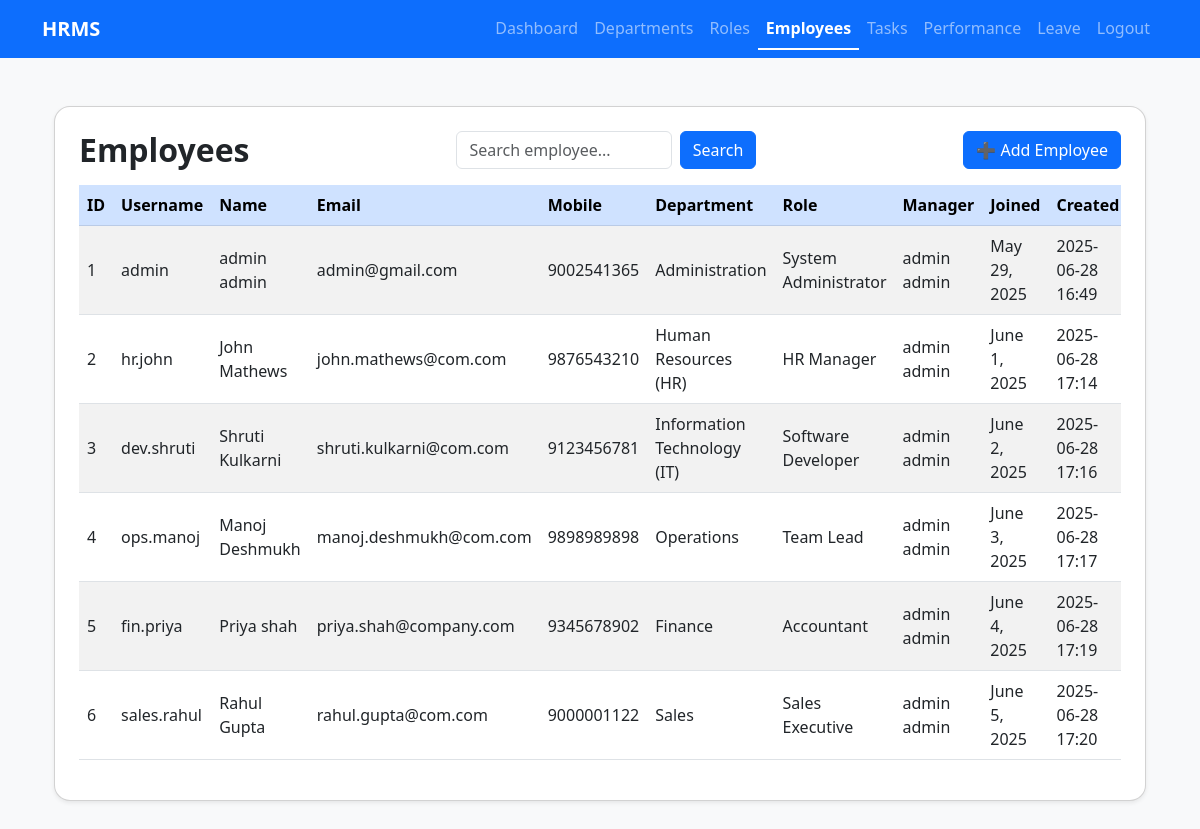
The page /departments/employees/ (signed in) on the database its author committed.
### departments/models.py (models this page shows, shortened)
class CustomUser(AbstractUser):
    employee_id = models.AutoField(primary_key=True)
    mobile = models.CharField(max_length=100)
    dept = models.ForeignKey(Department, on_delete=models.SET_NULL, null=True, blank=True)
    role = models.ForeignKey(Role, on_delete=models.SET_NULL, null=True, blank=True)
    reporting_manager = models.ForeignKey(
        'self',
        on_delete=models.SET_NULL,
        null=True,
        blank=True,
        related_name='subordinates'
    )
    date_of_joining = models.DateField(null=True, blank=True)
    created_at = models.DateTimeField(auto_now_add=True)
    updated_at = models.DateTimeField(auto_now=True)
    REQUIRED_FIELDS = ['email', 'first_name', 'last_name']

class Department(models.Model):
    dept_id = models.AutoField(primary_key=True)
    dept_name = models.CharField(max_length=100, unique=True)
    description = models.CharField(max_length=300, blank=True, null=True)
    created_at = models.DateTimeField(auto_now_add=True)
    updated_at = models.DateTimeField(auto_now=True)
    status = models.BooleanField(default=True)

class Role(models.Model):
    role_id = models.AutoField(primary_key=True)
    role_name = models.CharField(max_length=100, unique=True)
    description = models.CharField(max_length=200, blank=True, null=True)
    created_at = models.DateTimeField(auto_now_add=True)
    updated_at = models.DateTimeField(auto_now=True)

### departments/views.py (the view)
# urls.py: path('employees/', views.employee_list, name='employee_list'),
@login_required
@user_passes_test(admin_check)
def employee_list(request):
    query = request.GET.get('q')
    if query:
        employees = CustomUser.objects.filter(
            models.Q(first_name__icontains=query) |
            models.Q(last_name__icontains=query) |
            models.Q(username__icontains=query) |
            models.Q(email__icontains=query)
        )
    else:
        employees = CustomUser.objects.all()
    return render(request, 'departments/employee_list.html', {'employees': employees, 'query': query})

### departments/views.py (called while the page is built)
def admin_check(user):
    return user.is_authenticated and user.is_superuser

### templates/departments/employee_list.html (shortened to what this page needs)
{% extends 'departments/base.html' %}
{% block content %}
<div class="container my-5">
    <div class="card shadow-sm rounded-4 p-4">
        <div class="d-flex justify-content-between align-items-center mb-3">
            <h2 class="fw-bold mb-0">Employees</h2>
            <form method="GET" class="d-flex" style="max-width: 300px;">
                <input type="text" name="q" class="form-control me-2" placeholder="Search employee..." value="{{ query|default:'' }}">
                <button type="submit" class="btn btn-primary">Search</button>
            </form>
            <a href="{% url 'employee_add' %}" class="btn btn-primary">
                ➕ Add Employee
            </a>
        </div>
        <div class="table-responsive">
            <table class="table table-hover table-striped align-middle">
                <thead class="table-primary">
                    <tr>
                        <th>ID</th>
                        <th>Username</th>
                        <th>Name</th>
                        <th>Email</th>
                        <th>Mobile</th>
                        <th>Department</th>
                        <th>Role</th>
                        <th>Manager</th>
                        <th>Joined</th>
                        <th>Created</th>
                    </tr>
                </thead>
                <tbody>
                    {% for emp in employees %}
                    <tr>
                        <td>{{ emp.employee_id }}</td>
                        <td>{{ emp.username }}</td>
                        <td>{{ emp.first_name }} {{ emp.last_name }}</td>
                        <td>{{ emp.email }}</td>
                        <td>{{ emp.mobile }}</td>
                        <td>{{ emp.dept.dept_name }}</td>
                        <td>{{ emp.role.role_name }}</td>
                        <td>
                            {% if emp.reporting_manager %}
                                {{ emp.reporting_manager.first_name }} {{ emp.reporting_manager.last_name }}
                            {% else %}
                                -
                            {% endif %}
                        </td>
                        <td>{{ emp.date_of_joining }}</td>
                        <td>{{ emp.created_at|date:"Y-m-d H:i" }}</td>
                    </tr>
                    {% empty %}
                    <tr>
                        <td colspan="10" class="text-center text-muted">No employees found.</td>
                    </tr>
                    {% endfor %}
                </tbody>
            </table>
        </div>
    </div>
</div>
{% endblock %}

### templates/departments/base.html (style rules this page uses)
body { background-color: #f8f9fa; }

### rows shown on the page
CustomUser: employee_id "1", username "admin", first_name "admin", last_name "admin", email "admin@gmail.com", mobile "9002541365", dept.dept_name "Administration", role.role_name "System Administrator", reporting_manager.first_name "admin", reporting_manager.last_name "admin", date_of_joining "May 29, 2025", created_at "2025-06-28 16:49"
CustomUser: employee_id "2", username "hr.john", first_name "John", last_name "Mathews", email "john.mathews@com.com", mobile "9876543210", dept.dept_name "Human Resources (HR)", role.role_name "HR Manager", reporting_manager.first_name "admin", reporting_manager.last_name "admin", date_of_joining "June 1, 2025", created_at "2025-06-28 17:14"
CustomUser: employee_id "3", username "dev.shruti", first_name "Shruti", last_name "Kulkarni", email "shruti.kulkarni@com.com", mobile "9123456781", dept.dept_name "Information Technology (IT)", role.role_name "Software Developer", reporting_manager.first_name "admin", reporting_manager.last_name "admin", date_of_joining "June 2, 2025", created_at "2025-06-28 17:16"
CustomUser: employee_id "4", username "ops.manoj", first_name "Manoj", last_name "Deshmukh", email "manoj.deshmukh@com.com", mobile "9898989898", dept.dept_name "Operations", role.role_name "Team Lead", reporting_manager.first_name "admin", reporting_manager.last_name "admin", date_of_joining "June 3, 2025", created_at "2025-06-28 17:17"
CustomUser: employee_id "5", username "fin.priya", first_name "Priya", last_name "shah", email "priya.shah@company.com", mobile "9345678902", dept.dept_name "Finance", role.role_name "Accountant", reporting_manager.first_name "admin", reporting_manager.last_name "admin", date_of_joining "June 4, 2025", created_at "2025-06-28 17:19"
CustomUser: employee_id "6", username "sales.rahul", first_name "Rahul", last_name "Gupta", email "rahul.gupta@com.com", mobile "9000001122", dept.dept_name "Sales", role.role_name "Sales Executive", reporting_manager.first_name "admin", reporting_manager.last_name "admin", date_of_joining "June 5, 2025", created_at "2025-06-28 17:20"
